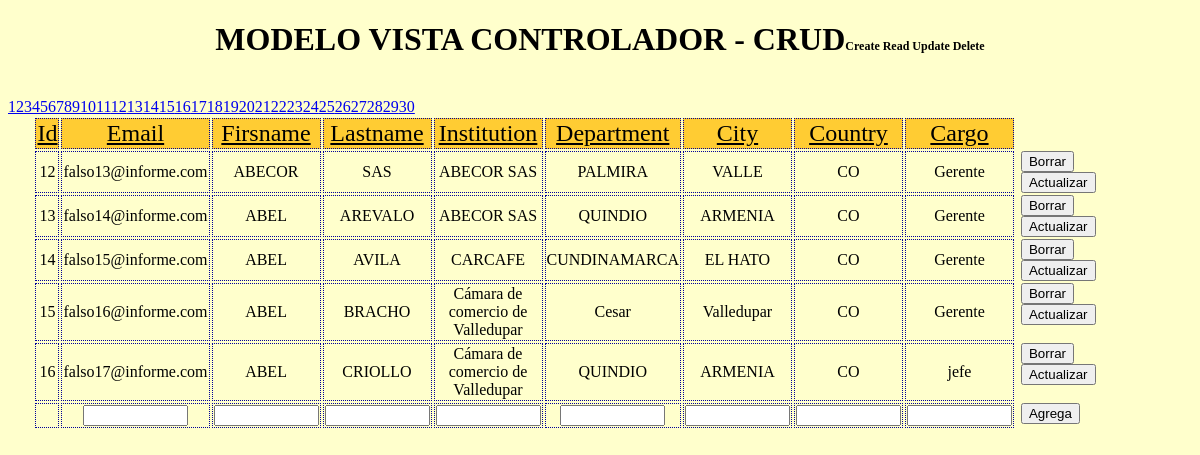
The page /MVC/Index.php?pagina=3 on the database its author committed.
### tables this page shows
CREATE TABLE `usuarios_plataforma` (
  `Id` int(5) NOT NULL,
  `email` varchar(20) DEFAULT NULL,
  `firstname` varchar(30) DEFAULT NULL,
  `lastname` varchar(21) DEFAULT NULL,
  `institution` varchar(32) DEFAULT NULL,
  `department` varchar(12) DEFAULT NULL,
  `city` varchar(18) DEFAULT NULL,
  `country` varchar(2) DEFAULT NULL,
  `profile_field_Cargo` varchar(33) DEFAULT NULL
);

### MVC/Controler/Personas_Controlador.php (called while the page is built, shortened)
<?php
	require_once("Model/Personas_Model.php");
	class Controller{
    public function Index(){
        require_once("View/Personas_View.php");
    }
}
?>

### MVC/Model/Personas_Model.php (called while the page is built, shortened)
<?php
	class Personas_Model{
		private $conexion_db;
		private $usuarios;
		public function __construct(){
			require_once("Model/conectar.php");
			$this->conexion_db=conectar::conexion();
			$this->usuarios=array();
		}
		public function get_Usuarios(){
			require ("paginacion.php");
			$SQL=$this->conexion_db->query("SELECT * FROM USUARIOS_PLATAFORMA LIMIT $empezar_desde, $tamano_paginas");
			while($fila=$SQL->fetch(PDO::FETCH_ASSOC)){
				$this->usuarios[]=$fila;
			}
			return $this->usuarios;
		}
	}
?>

### MVC/Model/conectar.php (called while the page is built)
<?php
	class Conectar{
		public static function conexion(){
			try{
				$conexion=new PDO('mysql:host=localhost; dbname=pruebas', 'root', '');
				$conexion->setAttribute(PDO:: ATTR_ERRMODE, PDO::ERRMODE_EXCEPTION);
				$conexion->exec("SET CHARACTER SET UTF8");
				}catch(Exceptiom $e){
					die("Error:" . $e->getMessage());
					echo "Linea de error: " . $e->getLine();
					}
			return $conexion;
		}
	}
?>

### MVC/View/Personas_View.php (the view, shortened to what this page needs)
<!doctype html>
<html>
<head>
<link rel="stylesheet" type="text/css" href="estilos.css">
</head>
<body>
<?php  require("model/paginacion.php");
?>
<Form action="Controler/Personas_Controlador" method="get">
  <table width="50%" border="0" align="center">
    <tr >
      <td class="primera_fila">Id</td>
      <td class="primera_fila">Email</td>
      <td class="primera_fila">Firsname</td>
      <td class="primera_fila">Lastname</td>
      <td class="primera_fila">Institution</td>
      <td class="primera_fila">Department</td>
      <td class="primera_fila">City</td>
      <td class="primera_fila">Country</td>
      <td class="primera_fila">Cargo</td>
      <td class="sin">&nbsp;</td>
      <td class="sin">&nbsp;</td>
      <td class="sin">&nbsp;</td>
      <td class="sin">&nbsp;</td>
      <td class="sin">&nbsp;</td>
      <td class="sin">&nbsp;</td>
      <td class="sin">&nbsp;</td>
      <td class="sin">&nbsp;</td>
      <td class="sin">&nbsp;</td>
    </tr>
   	<?php
    foreach($this->model->get_Usuarios() as $usuario):?>
    <tr>
      <td><?php echo $usuario['Id']?></td>
      <td><?php echo $usuario["email"]?></td>
      <td><?php echo $usuario["firstname"]?></td>
      <td><?php echo $usuario["lastname"]?></td>
      <td><?php echo $usuario["institution"]?></td>
      <td><?php echo $usuario["department"]?></td>
      <td><?php echo $usuario["city"]?></td>
      <td><?php echo $usuario["country"]?></td>
      <td><?php echo $usuario["profile_field_Cargo"]?></td>
      <td class='bot'><a  onclick="javascript:return confirm('¿Seguro de eliminar este registro?');"
          href="?c=USUARIOS_PLATAFORMA&a=borrar&Id=<?php echo $usuario["Id"] ?>">
          <input type='button' name='delete' id='delete' value='Borrar'></a>
      </td>
      <td class='bot'><a  onclick="javascript:return confirm('editar usuario');"
          href="?c=USUARIOS_PLATAFORMA&a=Crud&email=<?php echo $usuario["email"] ?> & firstname=<?php echo $usuario["firstname"]?>
          & lastname=<?php echo $usuario["lastname"]?>& institution=<?php echo $usuario["institution"]?>& department=<?php echo $usuario["department"]?>
          & city=<?php echo $usuario["city"]?>& country=<?php echo $usuario["country"]?>& profile_field_Cargo=<?php echo $usuario["profile_field_Cargo"]?>">
          <input type='button' name='Agrega' id='Agrega' value='Actualizar'></a>
    </tr>
	  <?php
    endforeach;
    ?>
  <tr>
	<td></td>
      <td><input type='text' name='email' size='10' class='centrado'></td>
      <td><input type='text' name='firstname' size='10' class='centrado'></td>
      <td><input type='text' name='lastname' size='10' class='centrado'></td>
      <td><input type='text' name='institution' size='10' class='centrado'></td>
      <td><input type='text' name='department' size='10' class='centrado'></td>
      <td><input type='text' name='city' size='10' class='centrado'></td>
      <td><input type='text' name='country' size='10' class='centrado'></td>
      <td><input type='text' name='profile_field_Cargo' size='10' class='centrado'></td>
      <td class='bot'><a  onclick="javascript:return confirm('usuario agregado');"
          href="?c=USUARIOS_PLATAFORMA&a=Registrar">
          <input type='button' name='Agrega' id='Agrega' value='Agrega'></a>
      </td>
     <?php
  for($i=1; $i<=$total_paginas; $i++){
            echo "<a href='?pagina=" . $i . "'>" . $i . "</a>  ";
      }
      ?>
  </td></tr>
<p>&nbsp;</p>
</body>
</html>

### MVC/estilos.css (style rules this page uses)
body { background-color:#FFC; }
table td { text-align:center; border:1px #000099 dotted; }
table .sin { border:0; }
table .bot { padding:0 5px; display:inline; border:0; }
table .primera_fila { font-size:1.5em; text-decoration:underline; background-color:#FC3; }
.centrado { text-align:center; }

### rows shown on the page
usuarios_plataforma: Id "12", email "falso13@informe.com", firstname "ABECOR", lastname "SAS", institution "ABECOR SAS", department "PALMIRA", city "VALLE", country "CO", profile_field_Cargo "Gerente"
usuarios_plataforma: Id "13", email "falso14@informe.com", firstname "ABEL", lastname "AREVALO", institution "ABECOR SAS", department "QUINDIO", city "ARMENIA", country "CO", profile_field_Cargo "Gerente"
usuarios_plataforma: Id "14", email "falso15@informe.com", firstname "ABEL", lastname "AVILA", institution "CARCAFE", department "CUNDINAMARCA", city "EL HATO", country "CO", profile_field_Cargo "Gerente"
usuarios_plataforma: Id "15", email "falso16@informe.com", firstname "ABEL", lastname "BRACHO", institution "Cámara de comercio de Valledupar", department "Cesar", city "Valledupar", country "CO", profile_field_Cargo "Gerente"
usuarios_plataforma: Id "16", email "falso17@informe.com", firstname "ABEL", lastname "CRIOLLO", institution "Cámara de comercio de Valledupar", department "QUINDIO", city "ARMENIA", country "CO", profile_field_Cargo "jefe"
